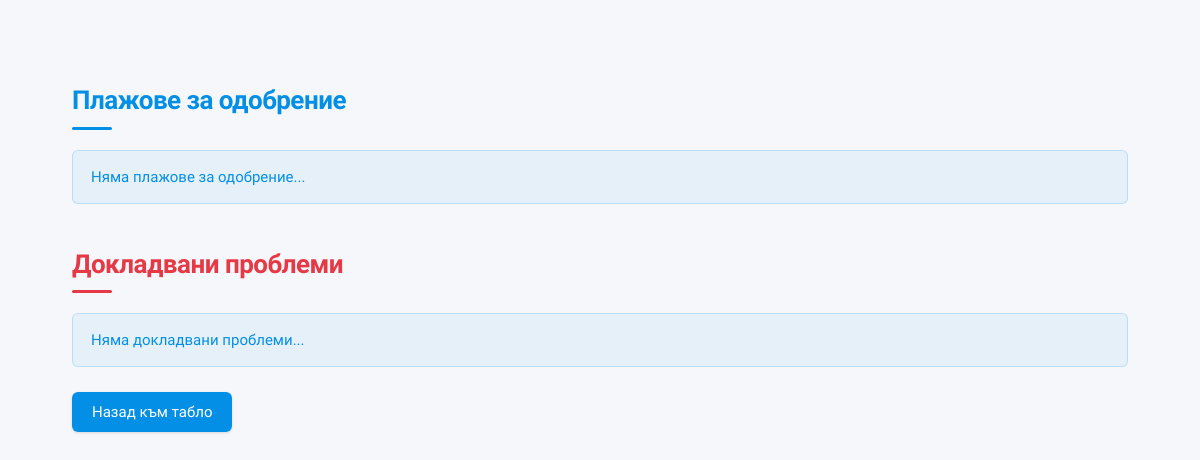
The page /moderation/dashboard-mod/ (signed in) on the database as committed earlier.
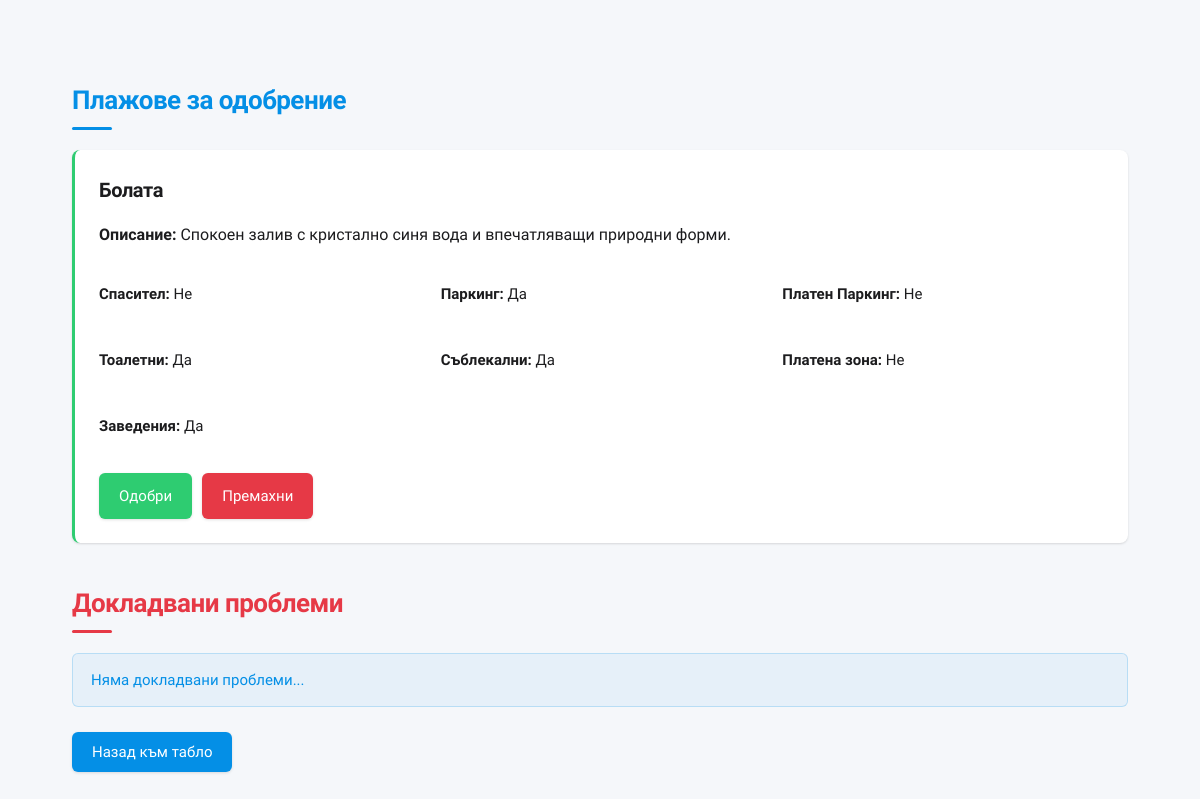
The same page on the database as committed later.
### beaches/models.py (models this page shows, shortened)
class Beach(models.Model):
    TYPE_CHOICES = (
        ('beach', 'Плаж'),
        ('lake', 'Езеро'),
        ('dam', 'Язовир'),
    )
    has_been_approved = models.BooleanField(default=False)
    approved_date = models.DateTimeField(null=True, blank=True)
    id = models.UUIDField(primary_key=True, default=uuid.uuid4, editable=False)
    name = models.CharField(max_length=50)
    type = models.CharField(max_length=100, null=True, blank=True, default="beach")
    description = models.TextField(max_length=250, null=True, blank=True)
    latitude = models.FloatField(null=True, blank=True)
    longitude = models.FloatField(null=True, blank=True)
    rating = models.FloatField(default=default_rating)
    has_lifeguard = models.BooleanField(default=False)
    has_parking = models.BooleanField(default=False)
    has_paid_parking = models.BooleanField(default=False)
    swimming_allowed = models.BooleanField(default=False)
    fishing_allowed = models.BooleanField(default=False)
    has_toilets = models.BooleanField(default=False)
    has_changing_rooms = models.BooleanField(default=False)
    has_paid_zone = models.BooleanField(default=False)
    has_beach_bar = models.BooleanField(default=False)
    favourites = models.ManyToManyField(User, related_name="favourite_beaches", blank=True)

### beaches/views.py (the view)
# urls.py: path('moderation/dashboard-mod/', views.dashboard_mod, name='dashboard_mod'),
@user_passes_test(is_moderator)
@login_required
def dashboard_mod(request):
    pending_beaches = models.Beach.objects.filter(has_been_approved=False).prefetch_related('beachimage_set')
    reports = models.BeachReport.objects.filter(resolved = False)
    context = {
        'pending': pending_beaches,
        'reports': reports
    }
    return render(request, 'app/moderator/dashboard_mod.html', context)

### beaches/views.py (called while the page is built)
def is_moderator(user):
    return user.is_staff  # Check if user is staff | Проверка дали потребителят е модератор

### beaches/templates/app/moderator/dashboard_mod.html (shortened to what this page needs)
{% load static %}
<!DOCTYPE html>
<html lang="bg">
<head>
    <link rel="stylesheet" href="{% static 'dashboard_mod.css' %}">
</head>
<body class="mod-container">
    <h2 class="section-title blue">Плажове за одобрение</h2>
    {% for beach in pending %}
        <div class="mod-card green-border">
            <h3 class="card-title">{{ beach.name }}</h3>
            <p><strong>Описание:</strong> {{ beach.description }}</p>
            <div class="info-grid">
                <p><strong>Спасител:</strong> {{ beach.has_lifeguard|yesno:"Да,Не" }}</p>
                <p><strong>Паркинг:</strong> {{ beach.has_parking|yesno:"Да,Не" }}</p>
                <p><strong>Платен Паркинг:</strong> {{ beach.has_paid_parking|yesno:"Да,Не" }}</p>
                <p><strong>Тоалетни:</strong> {{ beach.has_toilets|yesno:"Да,Не" }}</p>
                <p><strong>Съблекални:</strong> {{ beach.has_changing_rooms|yesno:"Да,Не" }}</p>
                <p><strong>Платена зона:</strong> {{ beach.has_paid_zone|yesno:"Да,Не" }}</p>
                <p><strong>Заведения:</strong> {{ beach.has_beach_bar|yesno:"Да,Не" }}</p>
            </div>
            <div class="actions">
                <a href="{% url 'beach_approve' beach.id %}" class="btn green">Одобри</a>
                <a href="{% url 'beach_delete' beach.id %}" class="btn red">Премахни</a>
            </div>
        </div>
    {% empty %}
        <div class="alert blue">Няма плажове за одобрение...</div>
    {% endfor %}
    <h2 class="section-title red">Докладвани проблеми</h2>
    {% for report in reports %}
        <div class="mod-card red-border">
            <h3 class="card-title red">{{ report.title }}</h3>
            <div class="meta">
                <p>Плаж: <span class="highlight">{{ report.beach.name }}</span></p>
                <p>Потребител: <span class="highlight">{{ report.submitted_by.username }}</span></p>
                <p>Категория: <span class="highlight">{{ report.category }}</span></p>
            </div>
            <div class="beach-images">
                <h4>Снимки:</h4>
                {% for image_instance in report.beach.images.all %}
                    <img src="{{ image_instance.image.url }}" alt="Снимка на плаж {{ beach.name }}">
                {% empty %}
                    <p class="muted">Няма качени снимки.</p>
                {% endfor %}
            </div>
            <p><strong>Описание:</strong><br>
                {% if report.description %}
                    <span class="muted">{{ report.description }}</span>
                {% else %}
                    <span class="muted italic">Няма описание...</span>
                {% endif %}
            </p>
            <div class="actions">
                <a href="{% url 'report_resolve' report.id %}" class="btn green">Разрешено</a>
                <a href="#" class="btn yellow">Прегледай</a>
                <a href="{% url 'report_delete' report.id %}" class="btn red">Изтрии</a>
            </div>
        </div>
    {% empty %}
        <div class="alert blue mb-32">Няма докладвани проблеми...</div>
    {% endfor %}
    <a class="btn blue" href="{% url 'admin:index' %}">Назад към табло</a>
</body>
</html>

Rows that differ between the two databases and show on the page:
added Beach: name "Болата", description "Спокоен залив с кристално синя вода и впечатляващи природни форми.", has_lifeguard "Не", has_parking "Да", has_paid_parking "Не", has_toilets "Да", has_changing_rooms "Да", has_paid_zone "Не", has_beach_bar "Да"
Other text that changed with them:
text no longer shown: "Няма плажове за одобрение..."
